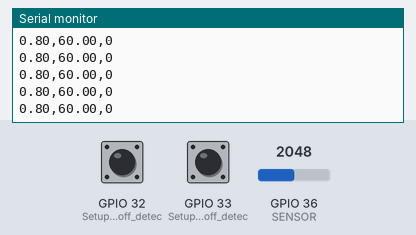
A sketch run on a simulated ESP32. Parts: the last lines printed to the serial monitor. The test bench sets the inputs (shaded band); at power-on: GPIO 36 (SENSOR) = 2048, GPIO 32 (Setup_for_leads_off_detec) LOW, GPIO 33 (Setup_for_leads_off_detec) LOW.

Above: at 1.2 s.
1.3 s: GPIO 36 (SENSOR) set to 2866
At 2.0 s:
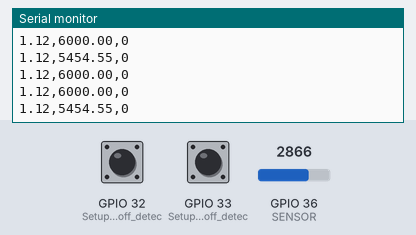
2.8 s: GPIO 32 (Setup_for_leads_off_detec) pulled HIGH for 0.15 s
4.4 s: GPIO 33 (Setup_for_leads_off_detec) pulled HIGH for 0.15 s
6.0 s: GPIO 32 (Setup_for_leads_off_detec) pulled HIGH for 1 s
8.5 s: GPIO 33 (Setup_for_leads_off_detec) pulled HIGH for 1 s
11.0 s: GPIO 36 (SENSOR) set to 3603
At 11.6 s:
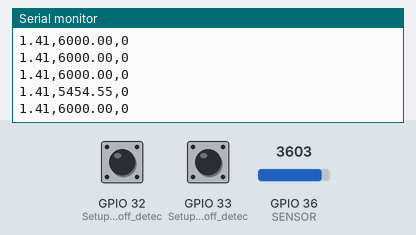
Timing chart, 0 to 13.5 s (numbered marks = the images above; inputs shaded):
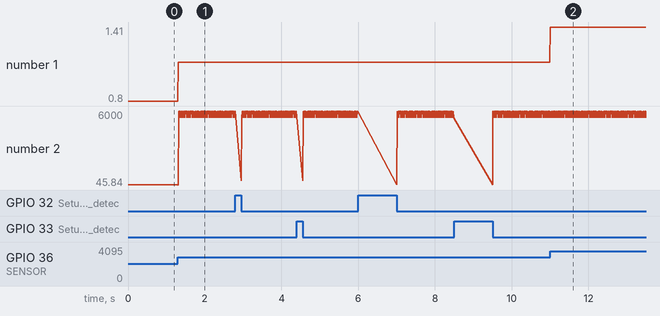

The sketch:

ECGINST.ino
```cpp
#define SENSOR 36// Set the A0 as SENSOR

#define B0 0.4328
#define B1 1.731
#define B2 2.597
#define B3 1.731
#define B4 0.4328
#define A1 2.37
#define A2 2.314
#define A3 1.055
#define A4 0.1874

float xn_1 = 0;
float xn_2 = 0;
float xn_3 = 0;
float xn_4 = 0;
float yn_1 = 0;
float yn_2 = 0;
float yn_3 = 0;
float yn_4 = 0;

unsigned long lastBeatTime = 0; // Tiempo del último latido detectado
float threshold = 1.0; // Umbral para la detección de picos, ajusta según sea necesario
float beatRate = 60;
int movement = 0;
void setup() {

  pinMode(SENSOR, INPUT);
  Serial.begin(115200);
  //analogReadResolution(12);
  pinMode(32, INPUT); // Setup for leads off detection LO +
  pinMode(33, INPUT); // Setup for leads off detection LO -

}

void loop() {
  float sensor = analogRead(SENSOR);
  float voltage = (sensor / 4095.0) * 1.6;

  if((digitalRead(32) == 1)||(digitalRead(33) == 1)){
    return;
  }
  else{
    // send the value of analog input 0:
      float y = B0*sensor + B1*xn_1 + B2*xn_2 + B3*xn_3 + B4*xn_4 - yn_1*A1- yn_2*A2 - yn_3*A3 - yn_4*A4;
      xn_4 = xn_3;
      xn_3 = xn_2;
      xn_2 = xn_1;
      xn_1 = sensor;
      yn_4 = yn_3;
      yn_3 = yn_2;
      yn_2 = yn_1;
      yn_1 = y;
      //Serial.println(y);
      //Serial.print(",");
  }
  if (voltage > threshold) {
    unsigned long currentBeatTime = millis();
    unsigned long beatPeriod = currentBeatTime - lastBeatTime;
    lastBeatTime = currentBeatTime;

    beatRate = 60.0 / (beatPeriod / 1000.0);
  }
  //Wait for a bit to keep serial data from saturating
  Serial.println(String(voltage) + "," + String(beatRate) + "," + String(movement));
  delay(10);
}
```

Measured:
- after the input at 1.3 s, the serial monitor: prints a new line at once (image 1)
- after the input at 11.0 s, the serial monitor: prints a new line at once (image 2)
- plotted number 1: 0.8 → 1.12 after the input at 1.3 s, 1.12 → 1.41 after the input at 11.0 s
- plotted number 2: 60 → 6000 after the input at 1.3 s
